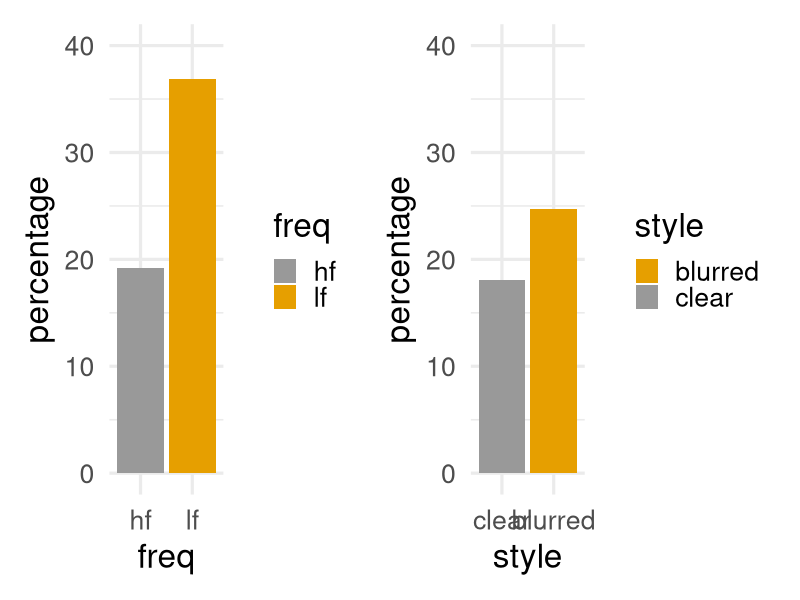
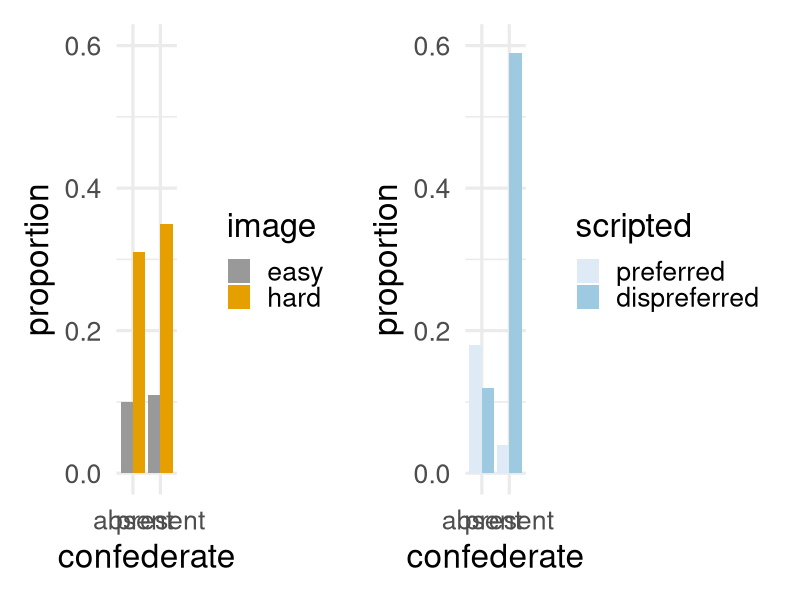

Write R code to recreate these figures, in order.
## ---- chunk 1
options(htmltools.dir.version = FALSE)
options(knitr.duplicate.label = 'allow')
options(digits=2,scipen=1)
require(tidyverse)
require(ggplot2)
require(patchwork)
## ---- chunk 2
d1 <- data.frame(freq=c('hf','lf'),percentage=c(19.2,36.9))
d2 <- data.frame(style=c('clear','blurred'),percentage=c(18.1,24.7))

p1 <- d1 %>% ggplot(aes(x=freq,y=percentage,fill=freq)) + geom_col() + theme_minimal(base_size = 24) + scale_fill_manual(values=c('#999999','#E69F00')) + ylim(0,40)

p2 <- d2 %>% ggplot(aes(x=style,y=percentage,fill=style)) + geom_col() + theme_minimal(base_size = 24) + scale_fill_manual(values=c('#E69F00','#999999')) + ylim(0,40) + scale_x_discrete(limits=c('clear','blurred'))

p1 + p2

## ---- chunk 3
dd <- data.frame(confederate=gl(2,2,4,labels=c('absent','present')),
                 scripted=gl(2,1,4,labels=c('preferred','dispreferred')),
                 proportion=c(.18,.12,.04,.59))
p3 <- dd %>% ggplot(aes(x=confederate,y=proportion,fill=scripted)) + geom_col(position="dodge") + theme_minimal(base_size = 24) + scale_fill_brewer() + ylim(0.,.6)
de <- data.frame(confederate=gl(2,2,4,labels=c('absent','present')),
                 image=gl(2,1,4,labels=c('easy','hard')),
                 proportion=c(.10,.31,.11,.35))
p4 <- de %>% ggplot(aes(x=confederate,y=proportion,fill=image)) + geom_col(position="dodge") + theme_minimal(base_size = 24) + scale_fill_manual(values=c('#999999','#E69F00')) + ylim(0,.6)

p4 + p3
